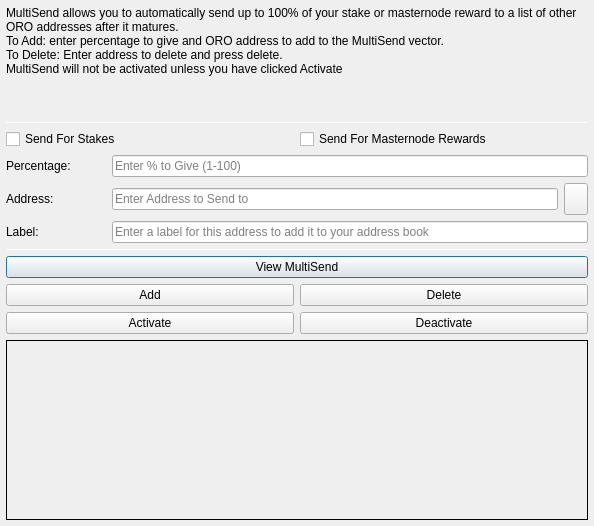
<?xml version="1.0" encoding="UTF-8"?>
<ui version="4.0">
 <class>MultiSendDialog</class>
 <widget class="QDialog" name="MultiSendDialog">
  <property name="windowModality">
   <enum>Qt::NonModal</enum>
  </property>
  <property name="geometry">
   <rect>
    <x>0</x>
    <y>0</y>
    <width>594</width>
    <height>526</height>
   </rect>
  </property>
  <property name="windowTitle">
   <string>MultiSend</string>
  </property>
  <layout class="QVBoxLayout" name="verticalLayout" stretch="0">
   <property name="leftMargin">
    <number>6</number>
   </property>
   <property name="topMargin">
    <number>6</number>
   </property>
   <property name="rightMargin">
    <number>6</number>
   </property>
   <property name="bottomMargin">
    <number>6</number>
   </property>
   <item>
    <layout class="QVBoxLayout" name="verticalLayout_Main" stretch="1,1,1,0,1,1,1">
     <item>
      <widget class="QLabel" name="label_2">
       <property name="lineWidth">
        <number>1</number>
       </property>
       <property name="text">
        <string>MultiSend allows you to automatically send up to 100% of your stake or masternode reward to a list of other ORO addresses after it matures.
To Add: enter percentage to give and ORO address to add to the MultiSend vector.
To Delete: Enter address to delete and press delete.
MultiSend will not be activated unless you have clicked Activate</string>
       </property>
       <property name="alignment">
        <set>Qt::AlignLeading|Qt::AlignLeft|Qt::AlignTop</set>
       </property>
       <property name="wordWrap">
        <bool>true</bool>
       </property>
      </widget>
     </item>
     <item>
      <widget class="Line" name="line">
       <property name="minimumSize">
        <size>
         <width>0</width>
         <height>1</height>
        </size>
       </property>
       <property name="maximumSize">
        <size>
         <width>16777215</width>
         <height>1</height>
        </size>
       </property>
       <property name="orientation">
        <enum>Qt::Horizontal</enum>
       </property>
      </widget>
     </item>
     <item>
      <layout class="QVBoxLayout" name="verticalLayout_Settings">
       <item>
        <layout class="QHBoxLayout" name="horizontalLayout">
         <item>
          <widget class="QCheckBox" name="multiSendStakeCheckBox">
           <property name="text">
            <string>Send For Stakes</string>
           </property>
          </widget>
         </item>
         <item>
          <widget class="QCheckBox" name="multiSendMasternodeCheckBox">
           <property name="text">
            <string>Send For Masternode Rewards</string>
           </property>
          </widget>
         </item>
        </layout>
       </item>
       <item>
        <layout class="QHBoxLayout" name="horizontalLayout_6">
         <item>
          <widget class="QLabel" name="label">
           <property name="minimumSize">
            <size>
             <width>100</width>
             <height>0</height>
            </size>
           </property>
           <property name="toolTip">
            <string>Percentage of stake to send</string>
           </property>
           <property name="text">
            <string>Percentage:</string>
           </property>
          </widget>
         </item>
         <item>
          <widget class="QLineEdit" name="multiSendPercentEdit">
           <property name="toolTip">
            <string>Enter whole numbers 1 - 100</string>
           </property>
           <property name="placeholderText">
            <string>Enter % to Give (1-100)</string>
           </property>
          </widget>
         </item>
        </layout>
       </item>
       <item>
        <layout class="QHBoxLayout" name="horizontalLayout_7">
         <item>
          <widget class="QLabel" name="label_5">
           <property name="minimumSize">
            <size>
             <width>100</width>
             <height>0</height>
            </size>
           </property>
           <property name="toolTip">
            <string>Address to send portion of stake to</string>
           </property>
           <property name="text">
            <string>Address:</string>
           </property>
          </widget>
         </item>
         <item>
          <widget class="QLineEdit" name="multiSendAddressEdit">
           <property name="toolTip">
            <string/>
           </property>
           <property name="placeholderText">
            <string>Enter Address to Send to</string>
           </property>
          </widget>
         </item>
         <item>
          <widget class="QToolButton" name="addressBookButton">
           <property name="maximumSize">
            <size>
             <width>16777215</width>
             <height>32</height>
            </size>
           </property>
           <property name="toolTip">
            <string>Choose an address from the address book</string>
           </property>
           <property name="text">
            <string/>
           </property>
           <property name="icon">
            <iconset resource="../oro.qrc">
             <normaloff>:/icons/address-book</normaloff>:/icons/address-book</iconset>
           </property>
           <property name="shortcut">
            <string>Alt+A</string>
           </property>
          </widget>
         </item>
        </layout>
       </item>
      </layout>
     </item>
     <item>
      <layout class="QHBoxLayout" name="horizontalLayout_3">
       <item>
        <widget class="QLabel" name="label_3">
         <property name="minimumSize">
          <size>
           <width>100</width>
           <height>0</height>
          </size>
         </property>
         <property name="text">
          <string>Label:</string>
         </property>
        </widget>
       </item>
       <item>
        <widget class="QLineEdit" name="labelAddressLabelEdit">
         <property name="placeholderText">
          <string>Enter a label for this address to add it to your address book</string>
         </property>
        </widget>
       </item>
      </layout>
     </item>
     <item>
      <widget class="Line" name="line_2">
       <property name="minimumSize">
        <size>
         <width>0</width>
         <height>1</height>
        </size>
       </property>
       <property name="maximumSize">
        <size>
         <width>16777215</width>
         <height>1</height>
        </size>
       </property>
       <property name="orientation">
        <enum>Qt::Horizontal</enum>
       </property>
      </widget>
     </item>
     <item>
      <layout class="QVBoxLayout" name="verticalLayout_Buttons">
       <item>
        <layout class="QHBoxLayout" name="horizontalLayout_4">
         <item>
          <widget class="QPushButton" name="viewButton">
           <property name="toolTip">
            <string/>
           </property>
           <property name="statusTip">
            <string>View MultiSend Vector</string>
           </property>
           <property name="text">
            <string>View MultiSend</string>
           </property>
          </widget>
         </item>
        </layout>
       </item>
       <item>
        <layout class="QHBoxLayout" name="horizontalLayout_2">
         <item>
          <widget class="QPushButton" name="addButton">
           <property name="toolTip">
            <string/>
           </property>
           <property name="statusTip">
            <string>Add to MultiSend Vector</string>
           </property>
           <property name="text">
            <string>Add</string>
           </property>
          </widget>
         </item>
         <item>
          <widget class="QPushButton" name="deleteButton">
           <property name="toolTip">
            <string/>
           </property>
           <property name="statusTip">
            <string>Delete Address From MultiSend Vector</string>
           </property>
           <property name="text">
            <string>Delete</string>
           </property>
          </widget>
         </item>
        </layout>
       </item>
       <item>
        <layout class="QHBoxLayout" name="horizontalLayout_5">
         <item>
          <widget class="QPushButton" name="activateButton">
           <property name="statusTip">
            <string>Activate MultiSend</string>
           </property>
           <property name="text">
            <string>Activate</string>
           </property>
          </widget>
         </item>
         <item>
          <widget class="QPushButton" name="disableButton">
           <property name="statusTip">
            <string>Deactivate MultiSend</string>
           </property>
           <property name="text">
            <string>Deactivate</string>
           </property>
          </widget>
         </item>
        </layout>
       </item>
      </layout>
     </item>
     <item>
      <widget class="QLabel" name="message">
       <property name="minimumSize">
        <size>
         <width>0</width>
         <height>180</height>
        </size>
       </property>
       <property name="frameShape">
        <enum>QFrame::Panel</enum>
       </property>
       <property name="frameShadow">
        <enum>QFrame::Plain</enum>
       </property>
       <property name="lineWidth">
        <number>1</number>
       </property>
       <property name="midLineWidth">
        <number>1</number>
       </property>
       <property name="text">
        <string/>
       </property>
       <property name="alignment">
        <set>Qt::AlignLeading|Qt::AlignLeft|Qt::AlignTop</set>
       </property>
       <property name="wordWrap">
        <bool>true</bool>
       </property>
      </widget>
     </item>
    </layout>
   </item>
  </layout>
 </widget>
 <resources>
  <include location="../oro.qrc"/>
 </resources>
 <connections/>
</ui>
